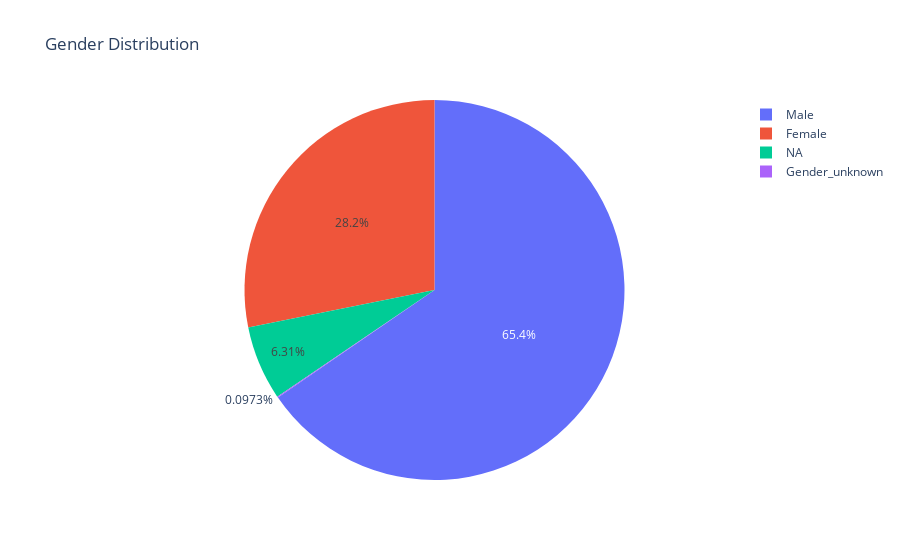

Here is the notebook cell this chart was saved with:
### Code cell
fig = px.pie(values=gender_counts, names=gender_counts.index, title='Gender Distribution')
fig.show()

### Figure 1 — Plotly figure (JSON) as saved in the notebook; plotly's stock layout.template omitted (floating-point values rounded to 4 significant figures)
{"data": [{"domain": {"x": [0, 1], "y": [0, 1]}, "hovertemplate": "label=%{label}<br>value=%{value}<extra></extra>", "labels": ["Male", "Female", "NA", "Gender_unknown"], "legendgroup": "", "name": "", "showlegend": true, "type": "pie", "values": [26212, 11288, 2530, 39]}], "layout": {"legend": {"tracegroupgap": 0}, "title": {"text": "Gender Distribution"}}}
